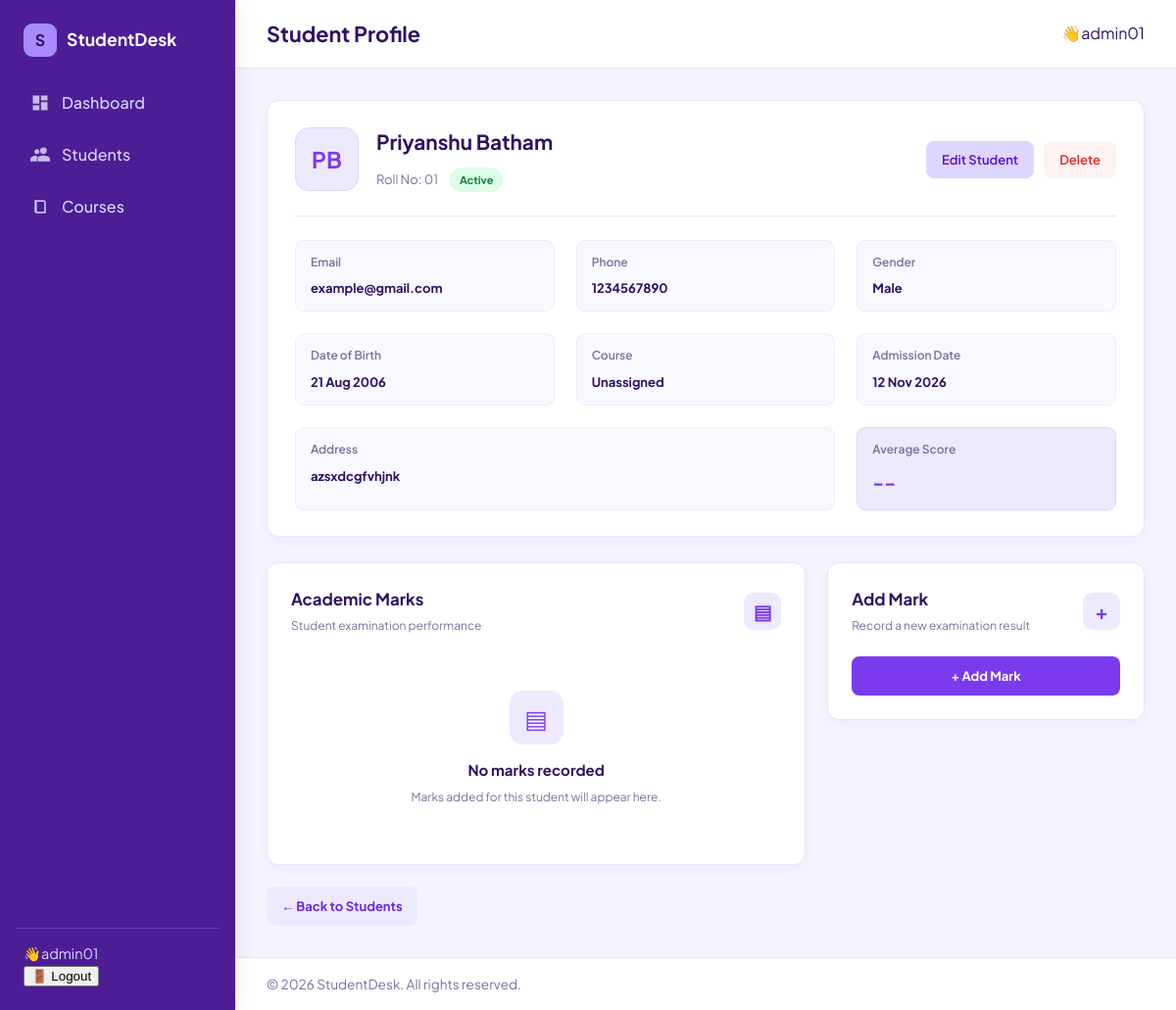
The app's page /students/4 (signed in) with its own data.
### students_app/models.py (models this page shows, shortened)
class Student(models.Model):
    GENDER_CHOICES = [('M', 'Male'), ('F', 'Female'), ('O', 'Other')]
    owner = models.ForeignKey( settings.AUTH_USER_MODEL,on_delete=models.CASCADE, related_name='students')
    roll_number = models.CharField(max_length=20)
    first_name = models.CharField(max_length=50)
    last_name = models.CharField(max_length=50)
    email = models.EmailField()
    phone = models.CharField(max_length=16, blank=True,
        validators=[ RegexValidator(r'^\+?\d{7,15}$','Enter a valid phone number (7-15 digits).')
        ]
    )
    gender = models.CharField(max_length=1, choices=GENDER_CHOICES, default='M')
    date_of_birth = models.DateField(null=True, blank=True)
    course = models.ForeignKey(Course, null=True, blank=True, on_delete=models.SET_NULL, related_name='students')
    address = models.TextField(blank=True)
    is_active = models.BooleanField(default=True)
    admission_date = models.DateField(default=timezone.localdate)
    created_at = models.DateTimeField(auto_now_add=True)
    class Meta:
        ordering = ['roll_number']
        unique_together = ('owner', 'roll_number')
    @property
    def full_name(self):
        return f'{self.first_name} {self.last_name}'.strip()
    @property
    def initials(self):
        return f'{self.first_name[:1]}{self.last_name[:1]}'.upper()

### students_app/views.py (the view)
# urls.py: path("students/<int:pk>",views.student_details,name='student_detail'),
@login_required(login_url='login')
def student_details(request, pk):
     student = get_object_or_404(
        Student,
        pk=pk,
        owner=request.user)
     return render(request, "student_details.html", {'student': student})

### students_app/templates/student_details.html (shortened to what this page needs)
{% extends 'base.html' %}
{% block page_title %}Student Profile{% endblock %}
{% block extra_css %}
{% load static %}
<link rel="stylesheet" href="{% static 'css/student_details.css' %}">
{% endblock %}
{% block content %}
<div class="profile-card card">
    <div class="profile-header">
        <div class="profile-info">
            <div class="profile-avatar">
                {{ student.initials }}
            </div>
            <div class="profile-text">
                <h2>{{ student.full_name }}</h2>
                <div class="profile-meta">
                    <span>Roll No: {{ student.roll_number }}</span>
                    {% if student.is_active %}
                        <span class="profile-status status-active">Active</span>
                    {% else %}
                        <span class="profile-status status-inactive">Inactive</span>
                    {% endif %}
                </div>
            </div>
        </div>
        <div class="profile-actions">
            <a class="profile-btn edit-btn"
               href="{% url 'students_edit' student.pk %}">
                Edit Student
            </a>
            <a class="profile-btn delete-btn"
               href="{% url 'students_delete' student.pk %}">
                Delete
            </a>
        </div>
    </div>
    <div class="profile-divider"></div>
    <div class="detail-grid">
        <div class="detail-item">
            <span>Email</span>
            <strong>{{ student.email }}</strong>
        </div>
        <div class="detail-item">
            <span>Phone</span>
            <strong>{{ student.phone|default:"--" }}</strong>
        </div>
        <div class="detail-item">
            <span>Gender</span>
            <strong>{{ student.get_gender_display }}</strong>
        </div>
        <div class="detail-item">
            <span>Date of Birth</span>
            <strong>{{ student.date_of_birth|date:"d M Y"|default:"--" }}</strong>
        </div>
        <div class="detail-item">
            <span>Course</span>
            <strong>{{ student.course.name|default:"Unassigned" }}</strong>
        </div>
        <div class="detail-item">
            <span>Admission Date</span>
            <strong>{{ student.admission_date|date:"d M Y"|default:"--" }}</strong>
        </div>
        <div class="detail-item full-detail">
            <span>Address</span>
            <strong>{{ student.address|default:"--" }}</strong>
        </div>
        <div class="detail-item score-detail">
            <span>Average Score</span>
            <strong>
                {% if average is not None %}
                    {{ average|floatformat:1 }}%
                {% else %}
                    --
                {% endif %}
            </strong>
        </div>
    </div>
</div>
<div class="profile-bottom-grid">
    <div class="card marks-card">
        <div class="section-heading">
            <div>
                <h2>Academic Marks</h2>
                <p>Student examination performance</p>
            </div>
            <span class="section-icon">▤</span>
        </div>
        {% if marks %}
            <div class="table-wrap">
                <table class="marks-table">
                    <thead>
                        <tr>
                            <th>Subject</th>
                            <th>Score</th>
                            <th>Grade</th>
                            <th>Date</th>
                            <th>Action</th>
                        </tr>
                    </thead>
                    <tbody>
                        {% for m in marks %}
                        <tr>
                            <td class="subject-name">{{ m.subject }}</td>
                            <td>{{ m.score }}/100</td>
                            <td>
                                <span class="grade-badge
                                    {% if m.grade == 'F' %}grade-fail
                                    {% else %}grade-pass{% endif %}">
                                    {{ m.grade }}
                                </span>
                            </td>
                            <td>{{ m.exam_date|date:"d M Y" }}</td>
                            <td>
                                <form method="post"
                                      action="{% url 'mark_delete' m.pk %}">
                                    {% csrf_token %}
                                    <button type="submit"
                                            class="table-delete-btn">
                                        Delete
                                    </button>
                                </form>
                            </td>
                        </tr>
                        {% endfor %}
                    </tbody>
                </table>
            </div>
        {% else %}
            <div class="empty-marks">
                <div class="empty-icon">▤</div>
                <h3>No marks recorded</h3>
                <p>Marks added for this student will appear here.</p>
            </div>
        {% endif %}
    </div>
    <div class="card add-mark-card">
        <div class="section-heading">
            <div>
                <h2>Add Mark</h2>
                <p>Record a new examination result</p>
            </div>
            <span class="section-icon">+</span>
        </div>
        <form method="post" novalidate>
            <button type="submit" class="add-mark-btn">
                + Add Mark
            </button>
        </form>
    </div>
</div>
<div class="back-section">
    <a href="{% url 'students_list' %}" class="back-btn">
        ← Back to Students
    </a>
</div>
{% endblock %}

### students_app/templates/base.html (shortened to what this page needs)
{% load static %}
<!DOCTYPE html>
<html lang="en">
<head>
  <link rel="stylesheet" href="{% static 'css/base.css' %}">
  {% block extra_css %}{% endblock %}
</head>
<body>
  <aside class="sidebar" id="sidebar">
    <a  class="brand">
      <span class="brand-mark">S</span>
      <span class="brand-name">StudentDesk</span>
    </a>
    <nav class="nav" aria-label="Main navigation">
      <a href="{% url 'dashboard' %}"
         class="nav-link {% if request.resolver_match.url_name == 'dashboard' %}active{% endif %}">
        <svg viewBox="0 0 24 24" aria-hidden="true"><path d="M3 13h8V3H3v10zm0 8h8v-6H3v6zm10 0h8V11h-8v10zm0-18v6h8V3h-8z"/></svg>
        Dashboard
      </a>
      <a  href="{% url 'students_list' %}"
         class="nav-link {% if request.resolver_match.url_name == 'students_list' %}active{% endif %}">
        <svg viewBox="0 0 24 24" aria-hidden="true"><path d="M16 11a4 4 0 1 0-4-4 4 4 0 0 0 4 4zm-8 0a3 3 0 1 0-3-3 3 3 0 0 0 3 3zm8 2c-2.7 0-8 1.3-8 4v3h16v-3c0-2.7-5.3-4-8-4zM8 13c-.3 0-.6 0-1 .1C8.200 13.900 9 15 9 16.500V20H0v-3c0-2.200 4.700-4 8-4z"/></svg>
        Students
      </a>
      <a  href="{% url 'courses_list' %}"
         class="nav-link {% if request.resolver_match.url_name == 'courses_list' %}active{% endif %}">
        <svg viewBox="0 0 24 24" aria-hidden="true"><path d="M5 4h11a3 3 0 0 1 3 3v13H8a3 3 0 0 1-3-3V4zm3 2v11a1 1 0 0 0 1 1h8V7a1 1 0 0 0-1-1H8z"/></svg>
        Courses
      </a>
    </nav>
    <div class="sidebar-footer">
        <span class="user_name">👋{{ user.get_full_name|default:user.username }}</span>
         <form method="post" action="{% url 'logout' %}">{% csrf_token %}
          <button type="submit" class="">🚪 Logout</button>
        </form>
    </div>
  </aside>
  <div class="main">
    <header class="topbar">
      <h1 class="page-title">
        {% block page_title %}{% endblock %}
      </h1>
      <div class="topbar-actions">{% block topbar_actions %}👋{{ user.get_full_name|default:user.username }}{% endblock %}</div>
    </header>
    <main class="content">
      {% block content %}{% endblock %}
    </main>
    <footer class="footer">
      &copy; {% now "Y" %} StudentDesk. All rights reserved.
    </footer>
  </div>
</body>
</html>

### students_app/static/css/base.css (style rules this page uses)
:root { --ink: #4C1D95; --ink-soft: #5B21B6; --paper: #F5F3FF; --card: #FFFFFF; --text: #2E1065; --muted: #7C6F9B; --line: #E9E2FA; --accent: #7C3AED; --accent-hover: #6D28D9; --sidebar-w: 240px; --radius: 12px; }
*, *::before, *::after { box-sizing: border-box; }
html, body { margin: 0; }
body { font-family: "Plus Jakarta Sans", system-ui, sans-serif; background: var(--paper); color: var(--text); line-height: 1.55; }
a { color: inherit; text-decoration: none; }
.sidebar { position: fixed; inset: 0 auto 0 0; width: var(--sidebar-w); background: var(--ink); color: #EDE9FE; display: flex; flex-direction: column; padding: 24px 16px; z-index: 20; box-shadow: 4px 0 20px rgba(76, 29, 149, 0.08); }
.brand { display: flex; align-items: center; gap: 10px; padding: 0 8px 24px; color: #FFFFFF; }
.brand-mark { width: 34px; height: 34px; display: grid; place-items: center; background: #A78BFA; color: #2E1065; font-weight: 700; border-radius: 9px; }
.brand-name { font-weight: 700; font-size: 1.1rem; }
.nav { display: flex; flex-direction: column; gap: 6px; }
.nav-link { display: flex; align-items: center; gap: 12px; padding: 11px 12px; border-radius: 8px; border-left: 3px solid transparent; font-weight: 500; color: #DDD6FE; transition: background 0.2s ease, color 0.2s ease; }
.nav-link svg { width: 20px; height: 20px; fill: currentColor; opacity: 0.85; }
.sidebar-footer { margin-top: auto; padding: 14px 8px 0; border-top: 1px solid rgba(221, 214, 254, 0.2); font-size: 0.9rem; color: #DDD6FE; }
.main { margin-left: var(--sidebar-w); min-height: 100vh; display: flex; flex-direction: column; }
.topbar { display: flex; align-items: center; gap: 16px; padding: 18px 32px; background: var(--card); border-bottom: 1px solid var(--line); }
.page-title { margin: 0; font-size: 1.35rem; font-weight: 700; color: var(--text); }
.topbar-actions { margin-left: auto; display: flex; gap: 10px; }
.content { flex: 1; padding: 32px; }
.footer { padding: 16px 32px; color: var(--muted); font-size: 0.85rem; border-top: 1px solid var(--line); background: #FFFFFF; }
.card { background: var(--card); border: 1px solid var(--line); border-radius: var(--radius); padding: 20px; box-shadow: 0 4px 14px rgba(76, 29, 149, 0.04); }

### records on screen
Student: initials "PB", full_name "Priyanshu Batham", roll_number "01", email "example@gmail.com", phone "1234567890", gender "Male", date_of_birth "21 Aug 2006", course.name "Unassigned", admission_date "12 Nov 2026", address "azsxdcgfvhjnk"

### other values on screen
{{ user.get_full_name|default:user.username }} "admin01"
